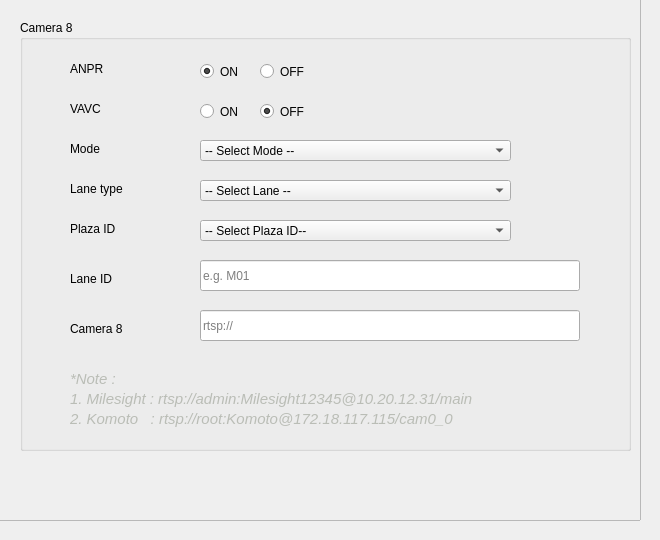
      <widget class="QWidget" name="tab_cam8">
       <attribute name="title">
        <string>Cam 8</string>
       </attribute>
       <widget class="QGroupBox" name="groupBox_anpr_config_cam8">
        <property name="geometry">
         <rect>
          <x>20</x>
          <y>20</y>
          <width>611</width>
          <height>431</height>
         </rect>
        </property>
        <property name="title">
         <string>Camera 8</string>
        </property>
        <widget class="QLabel" name="label_plaza_id_cam8">
         <property name="geometry">
          <rect>
           <x>50</x>
           <y>200</y>
           <width>67</width>
           <height>17</height>
          </rect>
         </property>
         <property name="text">
          <string>Plaza ID</string>
         </property>
        </widget>
        <widget class="QComboBox" name="comboBox_plaza_id_cam8">
         <property name="enabled">
          <bool>true</bool>
         </property>
         <property name="geometry">
          <rect>
           <x>180</x>
           <y>200</y>
           <width>311</width>
           <height>21</height>
          </rect>
         </property>
         <property name="cursor">
          <cursorShape>PointingHandCursor</cursorShape>
         </property>
         <property name="mouseTracking">
          <bool>true</bool>
         </property>
         <property name="whatsThis">
          <string/>
         </property>
         <property name="autoFillBackground">
          <bool>false</bool>
         </property>
         <property name="editable">
          <bool>false</bool>
         </property>
         <property name="currentText">
          <string>-- Select Plaza ID--</string>
         </property>
         <property name="currentIndex">
          <number>0</number>
         </property>
         <property name="maxVisibleItems">
          <number>10</number>
         </property>
         <property name="sizeAdjustPolicy">
          <enum>QComboBox::AdjustToMinimumContentsLength</enum>
         </property>
         <property name="minimumContentsLength">
          <number>5</number>
         </property>
         <property name="frame">
          <bool>true</bool>
         </property>
         <item>
          <property name="text">
           <string>-- Select Plaza ID--</string>
          </property>
         </item>
         <item>
          <property name="text">
           <string>101 - Gombak</string>
          </property>
         </item>
         <item>
          <property name="text">
           <string>100 - Bentong</string>
          </property>
         </item>
         <item>
          <property name="text">
           <string>801 - Karak 1 </string>
          </property>
         </item>
         <item>
          <property name="text">
           <string>802 - Lanchang</string>
          </property>
         </item>
         <item>
          <property name="text">
           <string>803 - Temerloh</string>
          </property>
         </item>
         <item>
          <property name="text">
           <string>804 - Chenor</string>
          </property>
         </item>
         <item>
          <property name="text">
           <string>805 - Maran</string>
          </property>
         </item>
         <item>
          <property name="text">
           <string>806 - Srijaya</string>
          </property>
         </item>
         <item>
          <property name="text">
           <string>807 - Gambang</string>
          </property>
         </item>
         <item>
          <property name="text">
           <string>808 - Kuantan</string>
          </property>
         </item>
         <item>
          <property name="text">
           <string>809 - Jabor 1</string>
          </property>
         </item>
        </widget>
        <widget class="QLabel" name="label_lane_type_cam8">
         <property name="geometry">
          <rect>
           <x>50</x>
           <y>160</y>
           <width>91</width>
           <height>17</height>
          </rect>
         </property>
         <property name="text">
          <string>Lane type</string>
         </property>
        </widget>
        <widget class="QLabel" name="label_mode_cam8">
         <property name="geometry">
          <rect>
           <x>50</x>
           <y>120</y>
           <width>91</width>
           <height>17</height>
          </rect>
         </property>
         <property name="text">
          <string>Mode</string>
         </property>
        </widget>
        <widget class="QComboBox" name="comboBox_lane_type_cam8">
         <property name="enabled">
          <bool>true</bool>
         </property>
         <property name="geometry">
          <rect>
           <x>180</x>
           <y>160</y>
           <width>311</width>
           <height>21</height>
          </rect>
         </property>
         <property name="cursor">
          <cursorShape>PointingHandCursor</cursorShape>
         </property>
         <property name="mouseTracking">
          <bool>true</bool>
         </property>
         <property name="whatsThis">
          <string/>
         </property>
         <property name="autoFillBackground">
          <bool>false</bool>
         </property>
         <property name="editable">
          <bool>false</bool>
         </property>
         <property name="currentText">
          <string>-- Select Lane --</string>
         </property>
         <property name="currentIndex">
          <number>0</number>
         </property>
         <property name="sizeAdjustPolicy">
          <enum>QComboBox::AdjustToMinimumContentsLength</enum>
         </property>
         <property name="minimumContentsLength">
          <number>5</number>
         </property>
         <item>
          <property name="text">
           <string>-- Select Lane --</string>
          </property>
         </item>
         <item>
          <property name="text">
           <string>Offline</string>
          </property>
         </item>
         <item>
          <property name="text">
           <string>Quatriz</string>
          </property>
         </item>
         <item>
          <property name="text">
           <string>Teras</string>
          </property>
         </item>
        </widget>
        <widget class="QComboBox" name="comboBox_mode_cam8">
         <property name="enabled">
          <bool>true</bool>
         </property>
         <property name="geometry">
          <rect>
           <x>180</x>
           <y>120</y>
           <width>311</width>
           <height>21</height>
          </rect>
         </property>
         <property name="cursor">
          <cursorShape>PointingHandCursor</cursorShape>
         </property>
         <property name="mouseTracking">
          <bool>true</bool>
         </property>
         <property name="whatsThis">
          <string/>
         </property>
         <property name="autoFillBackground">
          <bool>false</bool>
         </property>
         <property name="editable">
          <bool>false</bool>
         </property>
         <property name="currentText">
          <string>-- Select Mode --</string>
         </property>
         <property name="currentIndex">
          <number>0</number>
         </property>
         <property name="sizeAdjustPolicy">
          <enum>QComboBox::AdjustToMinimumContentsLength</enum>
         </property>
         <property name="minimumContentsLength">
          <number>5</number>
         </property>
         <item>
          <property name="text">
           <string>-- Select Mode --</string>
          </property>
         </item>
         <item>
          <property name="text">
           <string>Online</string>
          </property>
         </item>
         <item>
          <property name="text">
           <string>Offline</string>
          </property>
         </item>
        </widget>
        <widget class="QLabel" name="label_1_milesight_24">
         <property name="geometry">
          <rect>
           <x>50</x>
           <y>370</y>
           <width>481</width>
           <height>17</height>
          </rect>
         </property>
         <property name="font">
          <font>
           <pointsize>11</pointsize>
           <italic>true</italic>
          </font>
         </property>
         <property name="styleSheet">
          <string notr="true">QLabel{
color:rgb(186, 189, 182)
}</string>
         </property>
         <property name="text">
          <string>1. Milesight : rtsp://admin:Milesight12345@10.20.12.31/main</string>
         </property>
        </widget>
        <widget class="QLabel" name="label_komoto_24">
         <property name="geometry">
          <rect>
           <x>50</x>
           <y>390</y>
           <width>481</width>
           <height>17</height>
          </rect>
         </property>
         <property name="font">
          <font>
           <pointsize>11</pointsize>
           <italic>true</italic>
          </font>
         </property>
         <property name="styleSheet">
          <string notr="true">QLabel{
color:rgb(186, 189, 182)
}</string>
         </property>
         <property name="text">
          <string>2. Komoto   : rtsp://root:Komoto@172.18.117.115/cam0_0</string>
         </property>
        </widget>
        <widget class="QLabel" name="label_lane_id_cam8">
         <property name="geometry">
          <rect>
           <x>50</x>
           <y>250</y>
           <width>67</width>
           <height>17</height>
          </rect>
         </property>
         <property name="text">
          <string>Lane ID</string>
         </property>
        </widget>
        <widget class="QLabel" name="label_rtsp_cam8">
         <property name="geometry">
          <rect>
           <x>50</x>
           <y>300</y>
           <width>81</width>
           <height>17</height>
          </rect>
         </property>
         <property name="text">
          <string>Camera 8</string>
         </property>
        </widget>
        <widget class="QLineEdit" name="lineEdit_lane_id_cam8">
         <property name="geometry">
          <rect>
           <x>180</x>
           <y>240</y>
           <width>380</width>
           <height>31</height>
          </rect>
         </property>
         <property name="text">
          <string/>
         </property>
         <property name="alignment">
          <set>Qt::AlignLeading|Qt::AlignLeft|Qt::AlignVCenter</set>
         </property>
         <property name="dragEnabled">
          <bool>false</bool>
         </property>
         <property name="placeholderText">
          <string>e.g. M01</string>
         </property>
        </widget>
        <widget class="QLabel" name="label_eg_24">
         <property name="geometry">
          <rect>
           <x>50</x>
           <y>350</y>
           <width>67</width>
           <height>17</height>
          </rect>
         </property>
         <property name="font">
          <font>
           <pointsize>11</pointsize>
           <italic>true</italic>
          </font>
         </property>
         <property name="styleSheet">
          <string notr="true">QLabel{
color:rgb(186, 189, 182)
}</string>
         </property>
         <property name="text">
          <string>*Note : </string>
         </property>
        </widget>
        <widget class="QLineEdit" name="lineEdit_rtsp_cam8">
         <property name="geometry">
          <rect>
           <x>180</x>
           <y>290</y>
           <width>380</width>
           <height>31</height>
          </rect>
         </property>
         <property name="text">
          <string/>
         </property>
         <property name="alignment">
          <set>Qt::AlignLeading|Qt::AlignLeft|Qt::AlignVCenter</set>
         </property>
         <property name="dragEnabled">
          <bool>false</bool>
         </property>
         <property name="placeholderText">
          <string>rtsp://</string>
         </property>
        </widget>
        <widget class="QRadioButton" name="radioButton_off_vavc_cam8">
         <property name="geometry">
          <rect>
           <x>240</x>
           <y>80</y>
           <width>61</width>
           <height>23</height>
          </rect>
         </property>
         <property name="text">
          <string>OFF</string>
         </property>
         <property name="checked">
          <bool>true</bool>
         </property>
         <attribute name="buttonGroup">
          <string notr="true">buttonGroup_vavc_cam8</string>
         </attribute>
        </widget>
        <widget class="QRadioButton" name="radioButton_off_anpr_cam8">
         <property name="geometry">
          <rect>
           <x>240</x>
           <y>40</y>
           <width>61</width>
           <height>23</height>
          </rect>
         </property>
         <property name="text">
          <string>OFF</string>
         </property>
         <attribute name="buttonGroup">
          <string notr="true">buttonGroup_anpr_cam8</string>
         </attribute>
        </widget>
        <widget class="QLabel" name="label_ANPR_cam8">
         <property name="geometry">
          <rect>
           <x>50</x>
           <y>40</y>
           <width>51</width>
           <height>17</height>
          </rect>
         </property>
         <property name="text">
          <string>ANPR</string>
         </property>
        </widget>
        <widget class="QRadioButton" name="radioButton_on_vavc_cam8">
         <property name="geometry">
          <rect>
           <x>180</x>
           <y>80</y>
           <width>51</width>
           <height>23</height>
          </rect>
         </property>
         <property name="text">
          <string>ON</string>
         </property>
         <attribute name="buttonGroup">
          <string notr="true">buttonGroup_vavc_cam8</string>
         </attribute>
        </widget>
        <widget class="QLabel" name="label_VAVC_cam8">
         <property name="geometry">
          <rect>
           <x>50</x>
           <y>80</y>
           <width>51</width>
           <height>17</height>
          </rect>
         </property>
         <property name="text">
          <string>VAVC</string>
         </property>
        </widget>
        <widget class="QRadioButton" name="radioButton_on_anpr_cam8">
         <property name="geometry">
          <rect>
           <x>180</x>
           <y>40</y>
           <width>51</width>
           <height>23</height>
          </rect>
         </property>
         <property name="text">
          <string>ON</string>
         </property>
         <property name="checked">
          <bool>true</bool>
         </property>
         <attribute name="buttonGroup">
          <string notr="true">buttonGroup_anpr_cam8</string>
         </attribute>
        </widget>
       </widget>
       <widget class="QFrame" name="frame_2">
        <property name="geometry">
         <rect>
          <x>-10</x>
          <y>-10</y>
          <width>651</width>
          <height>531</height>
         </rect>
        </property>
        <property name="autoFillBackground">
         <bool>true</bool>
        </property>
        <property name="frameShape">
         <enum>QFrame::StyledPanel</enum>
        </property>
        <property name="frameShadow">
         <enum>QFrame::Raised</enum>
        </property>
       </widget>
       <zorder>frame_2</zorder>
       <zorder>groupBox_anpr_config_cam8</zorder>
      </widget>
